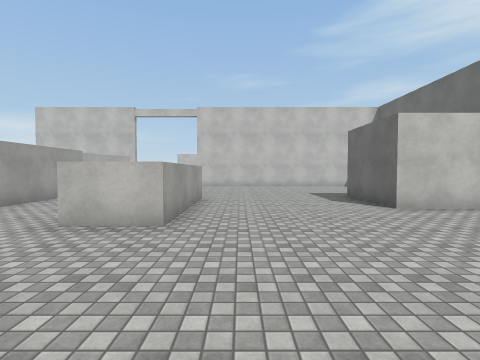
[1] (above)

24 first-person views from a walk through a 3-D level made in the Unity game engine. The camera is 1.5 m above the floor, tilts 2° down and sees 85° across. The floor is counted in squares, 1.76 m on a side. Each view is taken from the middle of a square. On the plan, view 1 faces up. The plan holds only what a view shows up to about 10 squares ahead; the rest is blank. The place goes on beyond the plan. The player character is not drawn. Surface patterns are stand-ins for the level's own textures.

[2]
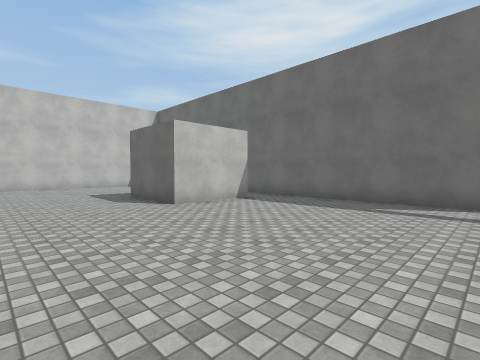

[3]
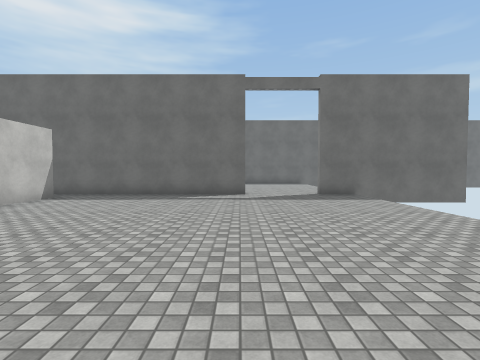

[4]
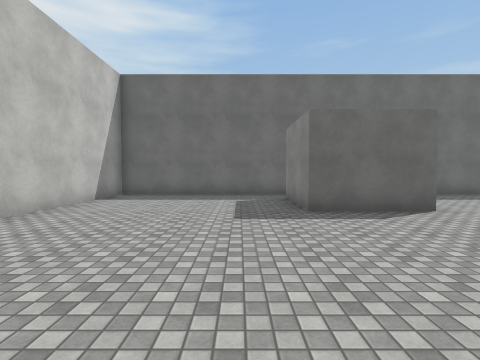

[5]
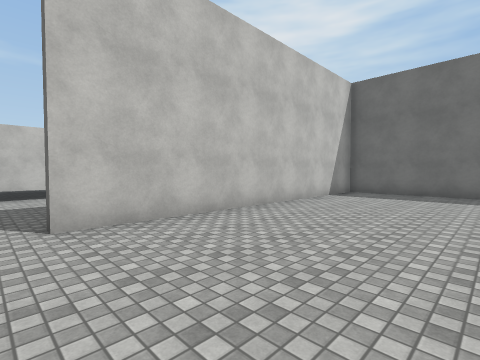

[6]
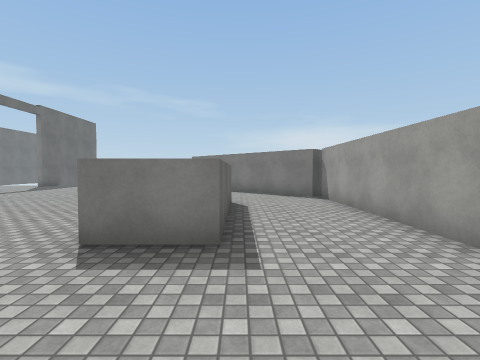

[7]
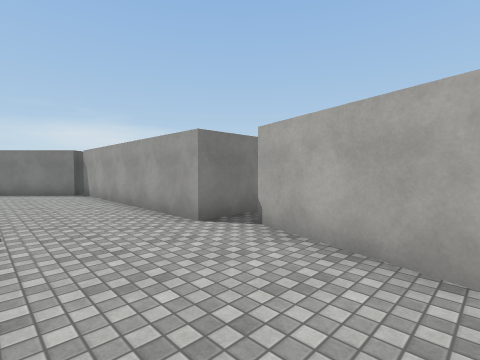

[8]
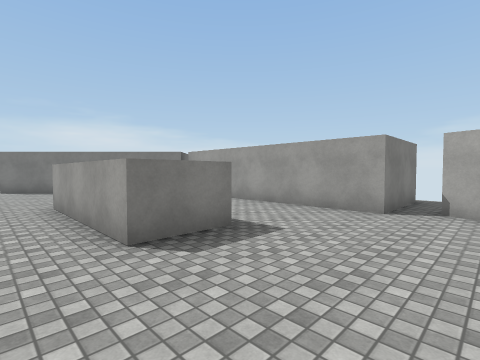

[9]
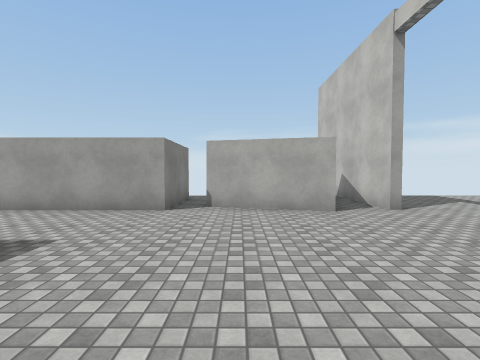

[10]
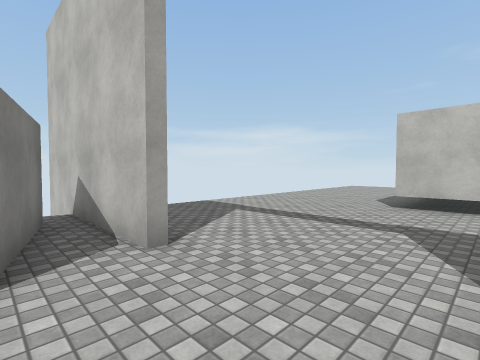

[11]
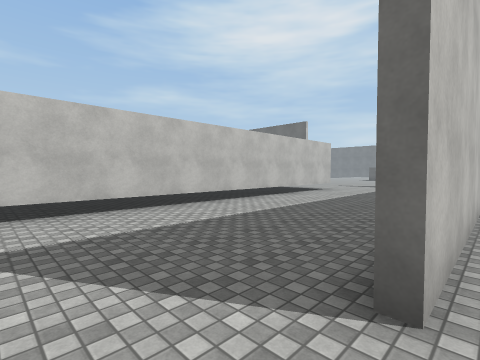

[12]
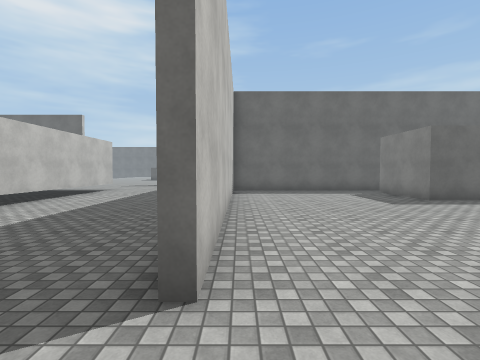

[13]
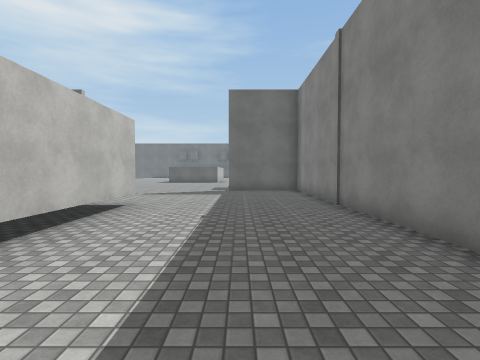

[14]
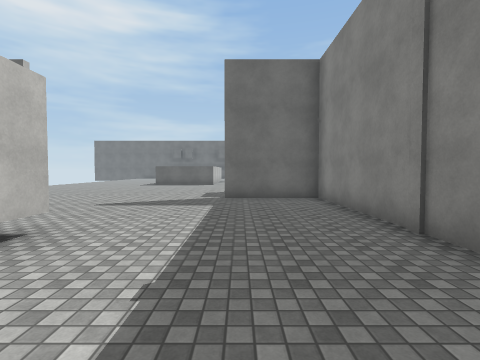

[15]
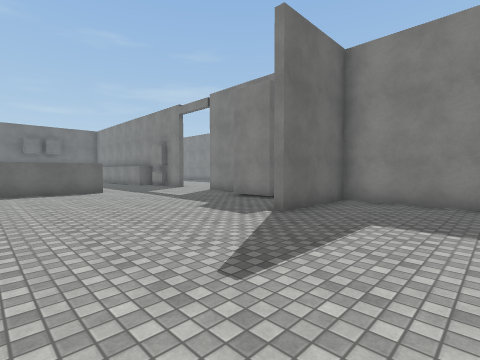

[16]
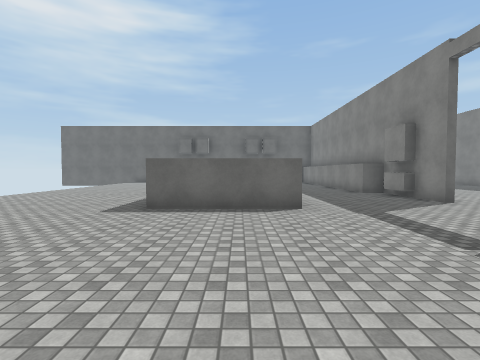

[17]
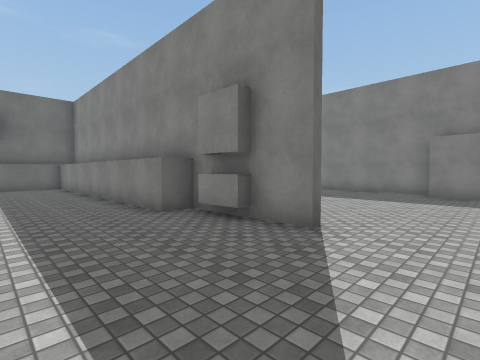

[18]
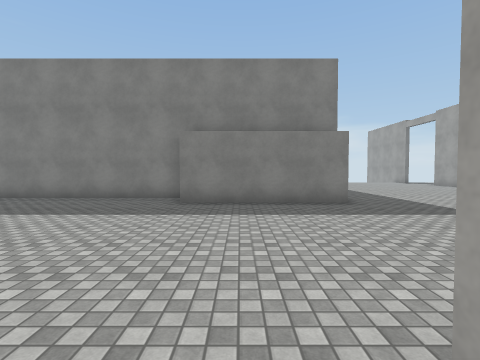

[19]
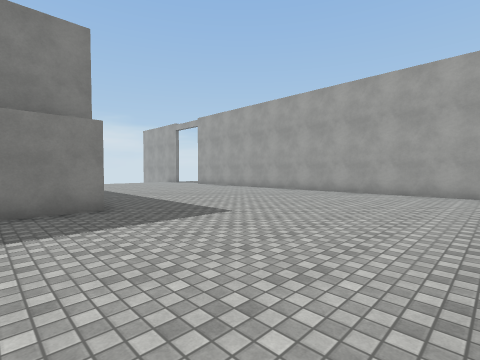

[20]
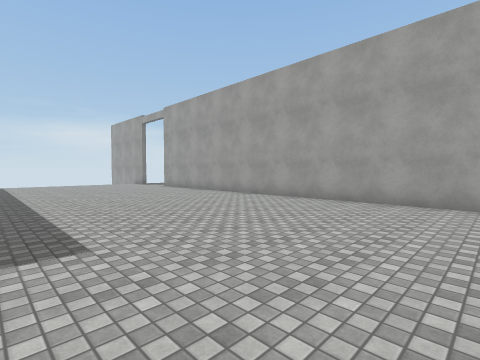

[21]
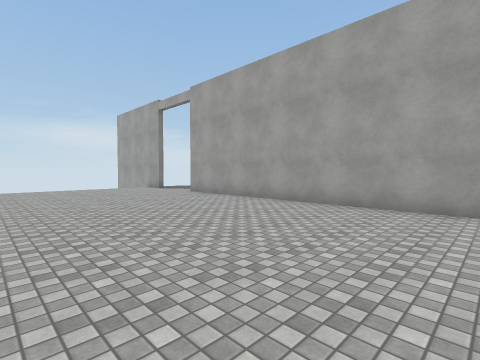

[22]
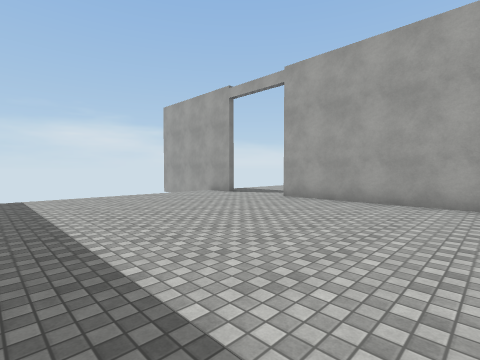

[23]
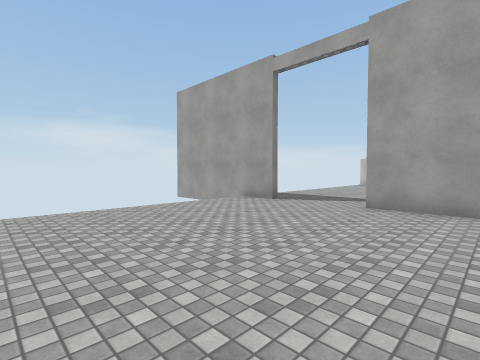

[24]
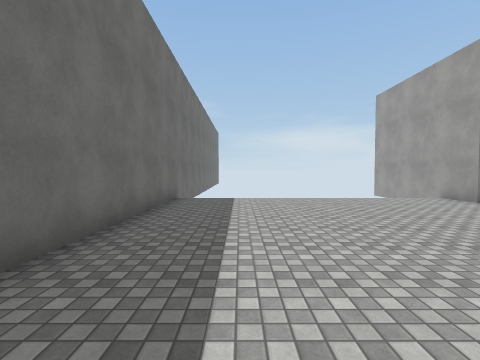

### Floor plan
Points are (right, up) in squares from view 1. A wall is a line through its corners. A room is listed if a view was taken in it or the views show most of it. See-through windows are left out.
Room 1 (views 1, 2, 3, 4, 5, 6, 7, 8, 9, 10)
walls: (-1.2, 4) (-2.8, 4) (-2.8, 8) (-1.2, 8) (-1.2, 4); (6.3, 5.9) (3.5, 5.9) (3.5, 8.5) (6.3, 8.5); (-5.4, 2.6) (-3.5, 0.7); (-2, -0.8) (-0.5, -2.3); (7.5, -0.2) (7.5, 14.3) (-2.4, 14.3); (-5.5, 13) (-6.2, 10.1); (-8.4, 9.4) (-5.6, 9.4) (-5.6, 2.6); (7.5, -5.5) (7.5, -2.9)
ways out: opening at (-4, 14) to room 2; opening at (7, -1.5) to room 2
Room 2 (views 11, 12, 13, 14, 15, 16, 17, 18, 19, 20, 21, 22, 23, 24)
walls: (14, 15.6) (15.6, 15.6); (16, 8) (20.6, 8); (7.7, 13.6) (7.7, -0.2); (20.9, 14.5) (21.5, 14.5); (20.8, 6.8) (26.5, 6.8); (19.8, 18.5) (19.8, 22.1); (23.4, 14.5) (24, 14.5) (24, 15.3) (30.5, 15.3); (7.6, 19.6) (-4.7, 19.6); (3.6, 14.5) (12.2, 14.5) (12.2, 17.5); (7.7, -2.9) (7.7, -5.5); (16, -5.5) (16, 1.9); (-5.6, 14.3) (-9.5, 14.3); (-8.1, 13.7) (-5.8, 13.1)
ways out: opening at (-4, 14) to room 1; opening at (7, -1.5) to room 1
objects: block (22, 15) to (23, 15)

Positions as (right, up) in squares from view 1, and headings:
1: (0, 0), facing up
2: (0, 0), facing up-right
3: (-2, 0), facing right
4: (-2, 10), facing right
5: (-3, 10), facing up-right
6: (-3, 11), facing down
7: (-3, 13), facing down-left
8: (0, 11), facing down-left
9: (0, 11), facing left
10: (-3, 13), facing up-left
11: (-4, 14), facing up-right
12: (-4, 14), facing right
13: (1, 17), facing right
14: (4, 17), facing right
15: (9, 22), facing down-right
16: (14, 20), facing right
17: (19, 18), facing down-right
18: (19, 15), facing down
19: (18, 14), facing down-left
20: (15, 13), facing down-left
21: (14, 9), facing down-left
22: (15, 5), facing down-left
23: (14, 2), facing down-left
24: (14, 4), facing down
